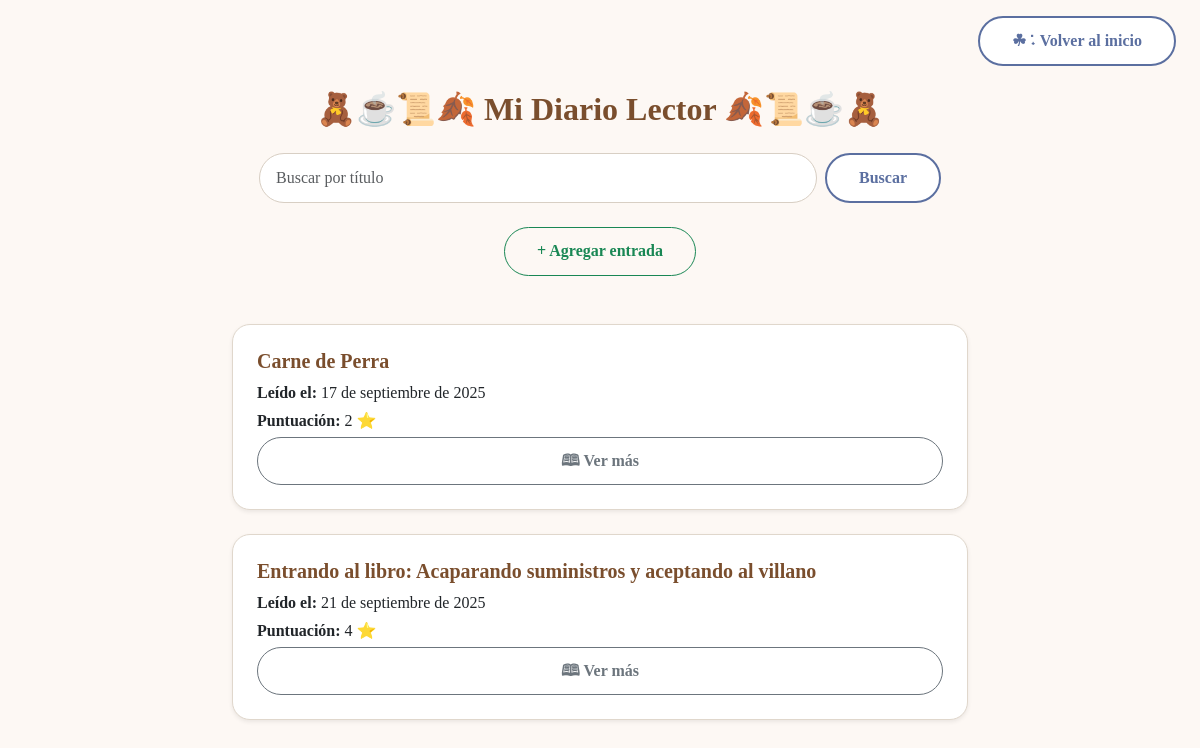
The page /diario/ (signed in) on the database its author committed.
### biblioteca/models.py (models this page shows, shortened)
class DiarioLector(models.Model):
    usuario = models.ForeignKey(User, on_delete=models.CASCADE) # Usuario dueño del diario
    libro_leido = models.ForeignKey(LibroLeido, on_delete=models.CASCADE) # Libro al que pertenece la entrada
    fecha = models.DateField(auto_now_add=True) # Fecha de la entrada (se asigna automáticamente al crear)
    puntuacion = models.IntegerField(default=0) #Puntuación del libro de 0 a 5
    frase_iconica = models.TextField(blank=True) # Frase memorable o cita del libro
    punto_clave = models.TextField(blank=True) # Momento o idea central del libro
    nota_personal = models.TextField(blank=True) # Reflexión o comentario personal sobre la lectura

class LibroLeido(models.Model):
    usuario = models.ForeignKey(User, on_delete=models.CASCADE) # Usuario que leyó el libro
    titulo = models.CharField(max_length=200, default="Sin título")  # Título personalizado (editable)
    autor = models.CharField(max_length=100, default="Desconocido")  # Autor del libro
    categoria = models.ManyToManyField(Categoria, blank=True)  # Categorías asociadas
    resumen = models.TextField() # Breve descripción del contenido o experiencia lectora
    estado = models.CharField(max_length=20, choices=ESTADO_LIBRO) # Estado de lectura
    fecha_inicio = models.DateField(null=True, blank=True) # Fecha en que se comenzó el libro
    fecha_fin = models.DateField(null=True, blank=True) # Fecha en que se terminó el libro
    pdf = models.FileField(upload_to='libros/', null=True, blank=True) # Archivo PDF del libro (opcional)
    link = models.URLField(blank=True, null=True) # Enlace al libro en línea (opcional)

### biblioteca/views.py (the view)
# urls.py: path('diario/', views.diario_lector, name='diario_lector'), # Diario lector (notas, frases y reflexiones personales)
@login_required
def diario_lector(request):
    query = request.GET.get('q')
    diarios = DiarioLector.objects.filter(usuario=request.user)
    if query:
        diarios = diarios.filter(
            Q(libro_leido__titulo__icontains=query) |
            Q(libro_leido__autor__icontains=query)
        )
    return render(request, 'biblioteca/diario_lector.html', {'diarios': diarios})

### templates/biblioteca/diario_lector.html (shortened to what this page needs)
{% load static %}
<!DOCTYPE html>
<html lang="es">
<head>
    <link rel="stylesheet" href="https://cdn.jsdelivr.net/npm/bootstrap@5.3.0/dist/css/bootstrap.min.css">
    <link rel="stylesheet" href="{% static 'css/diario.css' %}">
</head>
<body class="bg-cream">
<div class="d-flex justify-content-end me-4 mt-3">
    <a href="{% url 'inicio' %}" class="btn btn-outline-primary rounded-pill">☘︎ ݁˖ Volver al inicio</a>
</div>
<div class="container mt-4">
    <h2 class="text-center mb-4 title-cozy">🧸☕📜🍂 Mi Diario Lector 🍂📜☕🧸</h2>
    <form class="d-flex mb-4 justify-content-center" method="get">
        <input class="form-control me-2 w-50 input-cozy" type="search" name="q"
               placeholder="Buscar por título"
               value="{{ query|default:'' }}">
        <button class="btn btn-outline-primary rounded-pill" type="submit">Buscar</button>
    </form>
    <div class="text-center mb-5">
        <a href="{% url 'agregar_entrada' %}" class="btn btn-outline-success btn-custom">+ Agregar entrada</a>
    </div>
    <div class="row justify-content-center">
        {% for entrada in diarios %}
        <div class="col-md-8 mb-4">
            <div class="card p-4 shadow-sm libro-card">
                <h5 class="text-brown fw-bold">{{ entrada.libro_leido.titulo }}</h5>
                <p class="mb-1"><strong>Leído el:</strong> {{ entrada.libro_leido.fecha_fin }}</p>
                <p class="mb-1"><strong>Puntuación:</strong> {{ entrada.puntuacion }} ⭐</p>
            <button class="btn btn-outline-secondary btn-custom"
                data-bs-toggle="modal" data-bs-target="#modalEntrada{{ entrada.id }}">
                🕮 Ver más
            </button>
        </div>
    </div>
        {% empty %}
        <p class="text-center text-muted">No hay entradas aún.</p>
        {% endfor %}
    </div>
</div>
</body>
</html>

### static/css/diario.css (style rules this page uses)
body.bg-cream { background-color: #fdf8f4; font-family: 'Georgia', serif; }
.title-cozy { color: #7a4e2d; font-weight: 700; font-family: 'Georgia', serif; }
.form-control, .form-select { border-radius: 50px; border: 1px solid #d8cfc4; padding: 0.6rem 1rem; font-size: 1rem; background-color: #fff; }
.btn-custom, .btn-outline-rose, .btn-outline-brown, .btn-outline-primary { border-radius: 50px; padding: 0.7rem 2rem; font-weight: 600; transition: background-color 0.3s ease, transform 0.2s ease; }
.btn-outline-primary { color: #5b6fa0; border: 2px solid #5b6fa0; background-color: #fff; }
.card { background-color: #ffffff; border: 1px solid #e0d7cc; border-radius: 18px; box-shadow: 0 4px 12px rgba(0, 0, 0, 0.08); transition: transform 0.2s ease, box-shadow 0.2s ease; }
.card h5 { color: #7a4e2d; font-weight: 600; }

### rows shown on the page
DiarioLector: libro_leido.titulo "Carne de Perra", libro_leido.fecha_fin "17 de septiembre de 2025", puntuacion "2"
DiarioLector: libro_leido.titulo "Entrando al libro: Acaparando suministros y aceptando al villano", libro_leido.fecha_fin "21 de septiembre de 2025", puntuacion "4"
